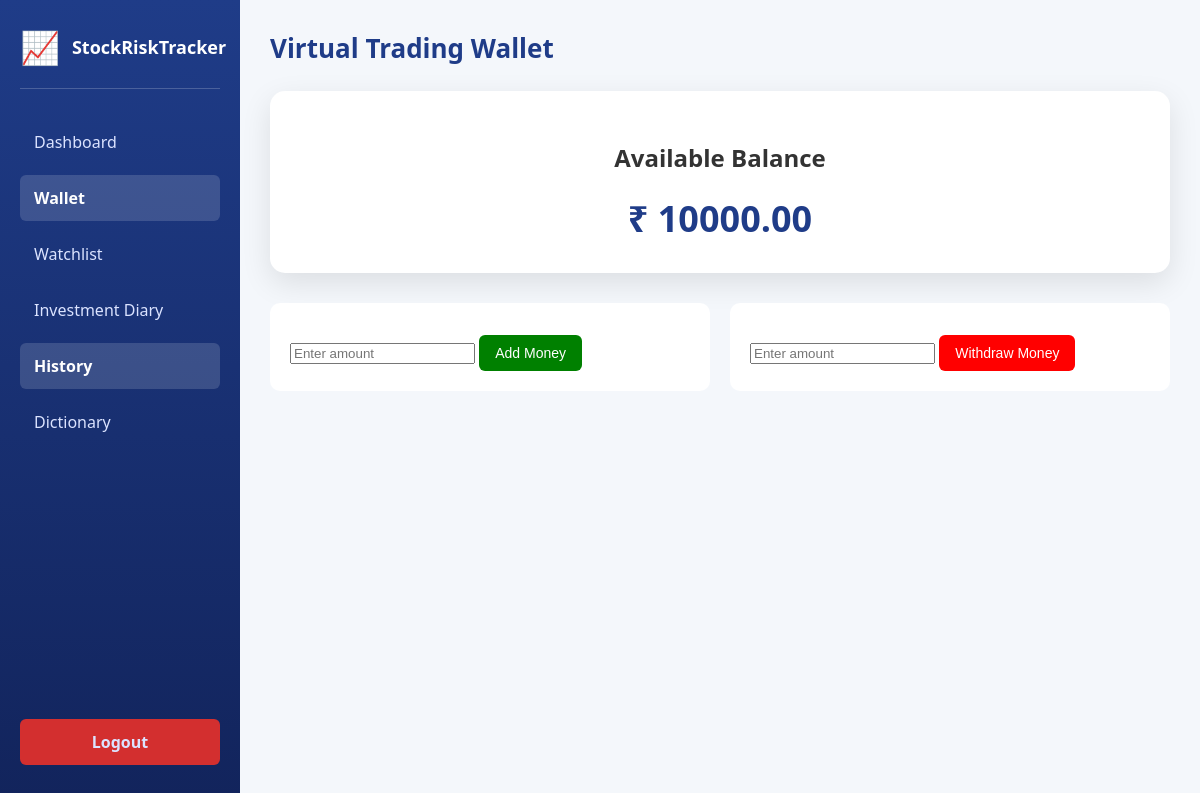
The app's page /tracker/wallet/ (signed in), older data.
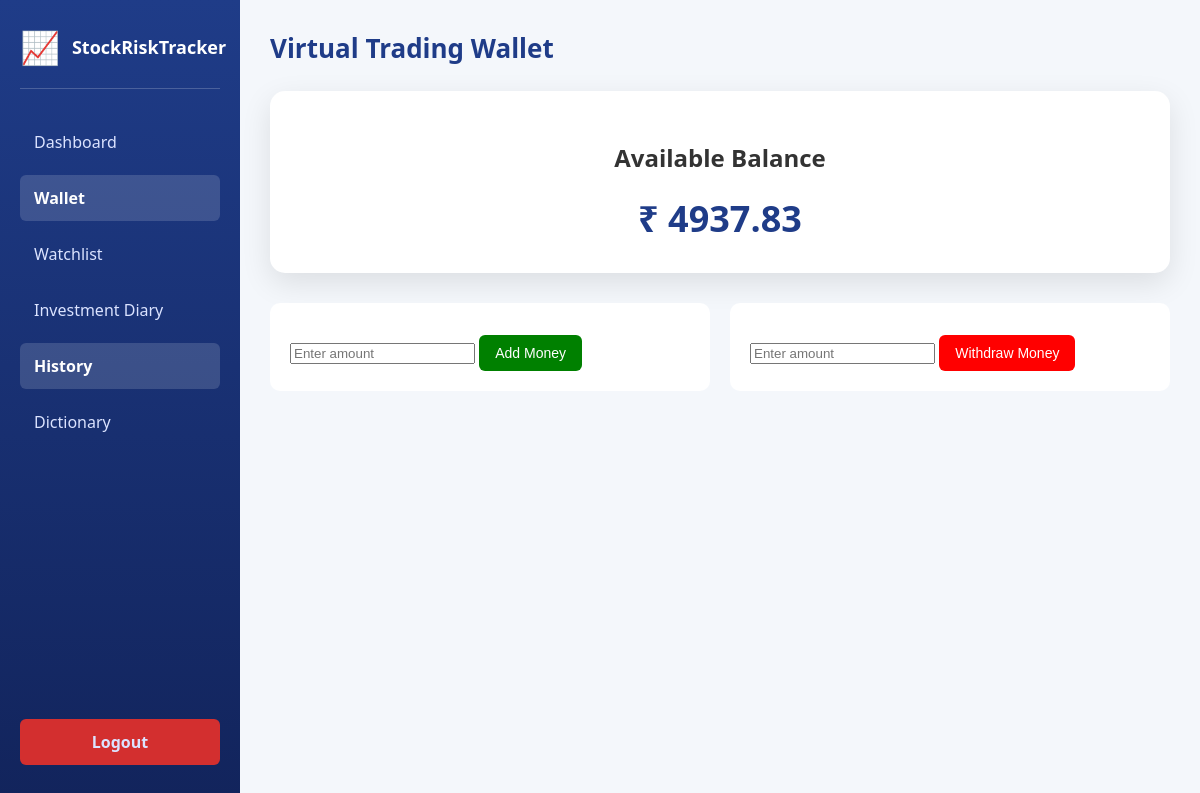
The same page, newer data.
### tracker/models.py (models this page shows, shortened)
class Profile(models.Model):
    user = models.OneToOneField(User, on_delete=models.CASCADE)
    risk_score = models.IntegerField(default=0)
    risk_category = models.CharField(max_length=20, default="Neutral") # "Safe" or "Risky"
    wallet_balance = models.DecimalField(max_digits=12, decimal_places=2, default=10000.00)

### tracker/views.py (the view, shortened to what this page needs)
# urls.py: path('wallet/', views.wallet, name='wallet'),
@login_required
def wallet(request):
    profile, created = Profile.objects.get_or_create(user=request.user)
    return render(request, "wallet.html", {"profile": profile})

### templates/wallet.html (shortened to what this page needs)
<!DOCTYPE html>
<html>
<head>
    {% load static %}
    <link rel="stylesheet" href="{% static 'css/index.css' %}">
    <link rel="stylesheet" href="{% static 'css/wallet.css' %}">
</head>
<body>
<div class="container">
       <div class="sidebar">
        <div class="logo-section">
            <div class="logo">📈</div>
            <h2>StockRiskTracker</h2>
        </div>
       <a href="{% url 'dashboard' %}">Dashboard</a>
       <a href="#" class="active">Wallet</a>
            <a href="{% url 'watchlist' %}">Watchlist</a>
            <a href="{% url 'investment_diary' %}">Investment Diary</a>
            <a href="{% url 'history' %}" class="active">History</a>
            <a href="{% url 'dictionary' %}">Dictionary</a>
            <a href="{% url 'logout' %}" class="logout-btn">Logout</a>
    </div>
    <div class="main">
        <div class="header-top">
            <h1>Virtual Trading Wallet</h1>
        </div>
        <div class="wallet-card">
            <h2>Available Balance</h2>
            <div class="balance">₹ {{ profile.wallet_balance }}</div>
        </div>
        <div class="wallet-actions">
            <form method="POST">
                <input type="number" step="0.01" name="amount" placeholder="Enter amount">
                <button class="add-btn">Add Money</button>
            </form>
            <form method="POST">
                <input type="number" step="0.01" name="amount" placeholder="Enter amount">
                <button class="withdraw-btn">Withdraw Money</button>
            </form>
        </div>
    </div>
</div>
</body>
</html>

Row changes from the older to the newer data that the page shows:
changed Profile: wallet_balance "10000.00" → "4937.83"
